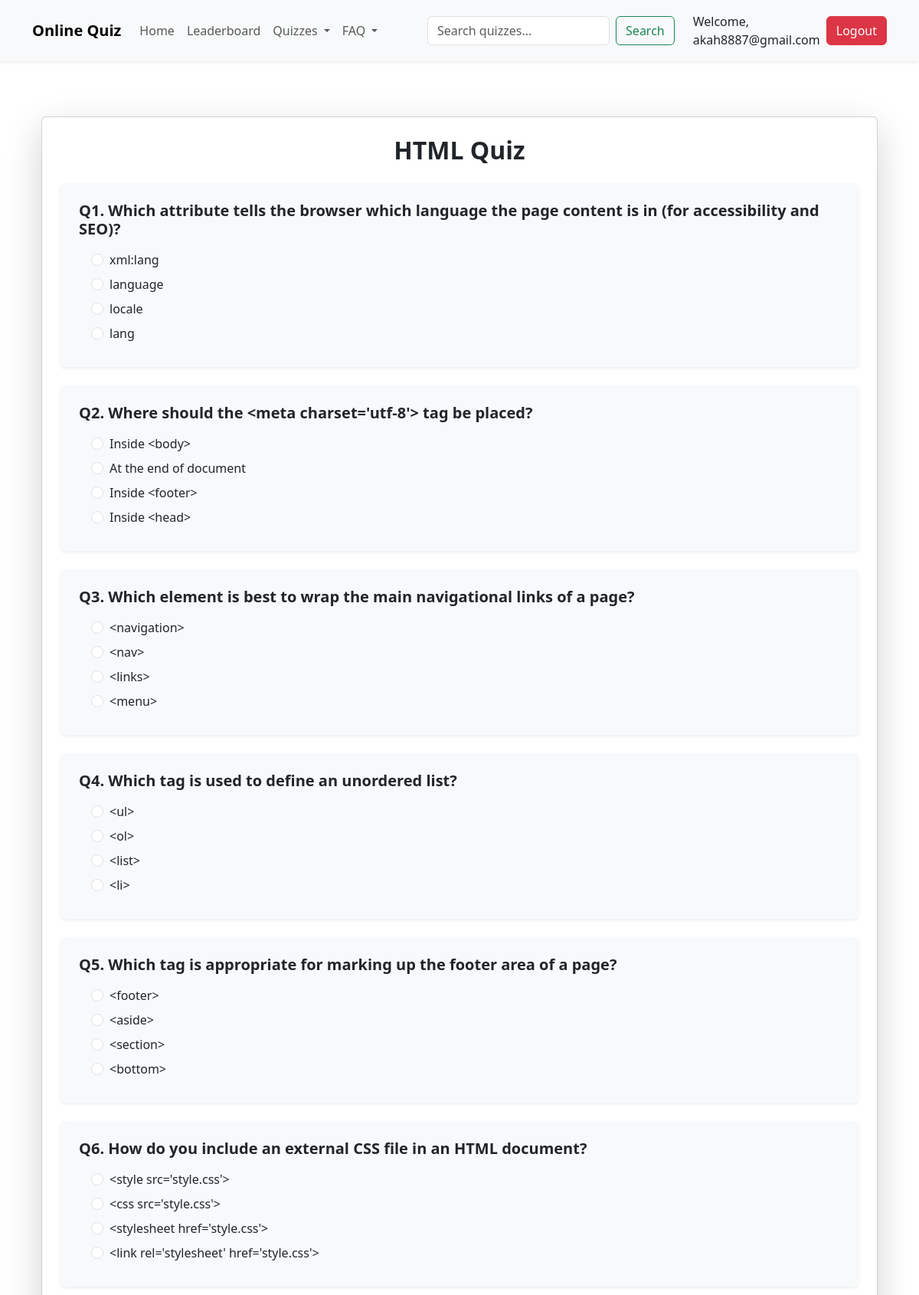
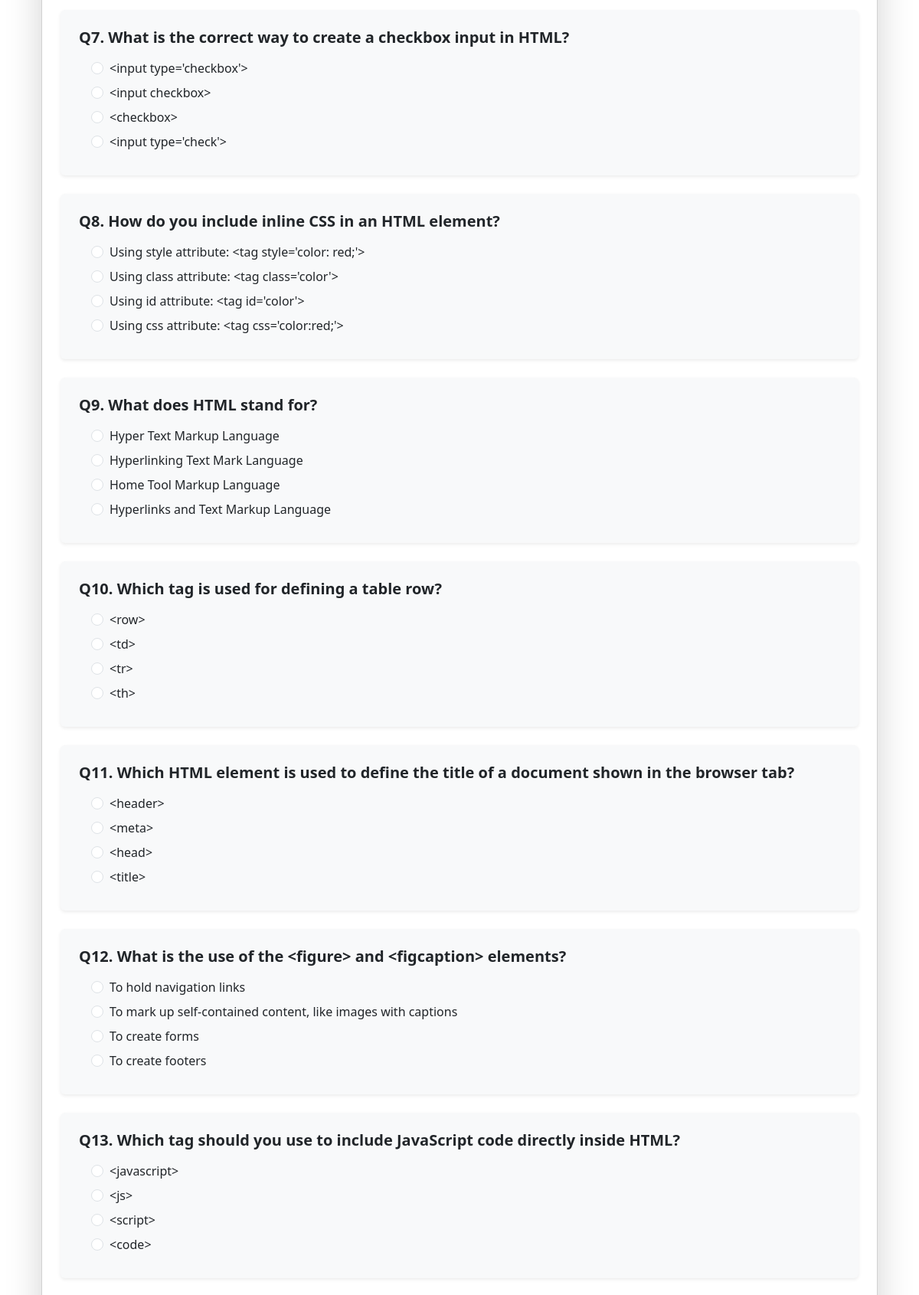
The app's page /quiz/HTML/ (signed in, upper part) with its own data (2 pictures, top to bottom).
### mainapp/models.py (models this page shows, shortened)
class Question(models.Model):
    CATEGORY_CHOICES = [
        ("HTML", "HTML"),
        ("CSS", "CSS"),
        ("JavaScript", "JavaScript"),
        ("Python", "Python"),
        ("Django", "Django"),
        ("React", "React"),
        ("Express", "Express"),
        ("Tailwind", "Tailwind"),
        ("Node.js", "Node.js"),
        ("Angular", "Angular"),
        ("Vue", "Vue"),
        ("Bootstrap", "Bootstrap"),
    ]
    category = models.CharField(max_length=50, choices=CATEGORY_CHOICES)
    text = models.TextField()
    option1 = models.CharField(max_length=255)
    option2 = models.CharField(max_length=255)
    option3 = models.CharField(max_length=255)
    option4 = models.CharField(max_length=255, blank=True, null=True)
    answer = models.CharField(max_length=255)  # store correct option text

### mainapp/views.py (the view, shortened to what this page needs)
# urls.py: path("quiz/<str:category>/", views.quiz_view, name="quiz"),
@login_required(login_url="login")
def quiz_view(request, category):
    print("DEBUG: category =", category)
    print(
        "DEBUG: Tailwind count =", Question.objects.filter(category="Tailwind").count()
    )
    questions = Question.objects.filter(category=category)
    print("DEBUG: questions for", category, "=", questions.count())
    seen = set()
    unique_questions = []
    for q in questions:
        if q.text not in seen:
            unique_questions.append(q)
            seen.add(q.text)
    if not unique_questions:
        from django.contrib import messages
        messages.warning(request, f"No questions found for {category} yet!")
        return redirect("index")
    total = len(unique_questions)
    random.shuffle(unique_questions)
    question_data = []
    for q in unique_questions:
        options = [q.option1, q.option2, q.option3, q.option4]
        random.shuffle(options)
        question_data.append(
            {
                "id": q.id,
                "text": q.text,
                "options": options,
                "answer": q.answer,
            }
        )
    score = None
    return render(
        request,
        "quiz.html",
        {
            "questions": question_data,
            "score": score,
            "total": total,
            "category": category,
        },
    )

### mainapp/context_processors.py (called while the page is built)
def session_settings(request):
    return {
        "settings": {
            "SESSION_COOKIE_AGE": getattr(settings, "SESSION_COOKIE_AGE", 1800),
            "SESSION_TIMEOUT_WARNING": getattr(
                settings, "SESSION_TIMEOUT_WARNING", 300
            ),
        }
    }

### mainapp/templates/quiz.html (shortened to what this page needs)
{% extends 'base.html' %}
{% load static %}
{% block content %}
<div class="container my-5">
    <div class="card shadow-lg p-4">
        <h2 class="text-center fw-bold mb-4">{{ category }} Quiz</h2>
        {% if score is not None %}
        <div class="alert alert-info text-center">
            You scored <strong>{{ score }}</strong> out of <strong>{{ total }}</strong>.
        </div>
        <div class="text-center mb-3">
            <a href="{% url 'index' %}" class="btn btn-secondary me-4">Back to Home</a>
            <a href="{% url 'quiz' category %}" class="btn btn-primary">Retry Quiz</a>
        </div>
        {% if score >= total|add:"-1" %}
        <audio id="celebration-audio" src="{% static '/audio/audio.wav' %}" preload="auto"></audio>
        <script>
            document.addEventListener("DOMContentLoaded", function () {
                // Play audio
                const audio = document.getElementById("celebration-audio");
                audio.play();
                // Fire multiple confetti bursts 🎉
                function fireConfetti() {
                    confetti({
                        particleCount: 320,
                        spread: 100,
                        origin: { y: 0.6 }
                    });
                }
                // Burst 3 times
                fireConfetti();
                setTimeout(fireConfetti, 700);
                setTimeout(fireConfetti, 1400);
            });
        </script>
        {% endif %}
        {% else %}
        <form method="post" class="quiz-form">
            {% for q in questions %}
            <div class="mb-4 p-3 p-md-4 rounded shadow-sm bg-light">
                <h5 class="fw-bold mb-3">Q{{ forloop.counter }}. {{ q.text }}</h5>
                <div class="ms-2 ms-md-3">
                    {% for opt in q.options %}
                    <div class="form-check mb-2">
                        <input type="radio" class="form-check-input" name="q{{ q.id }}" value="{{ opt }}" id="q{{ q.id }}{{ forloop.counter }}">
                        <label class="form-check-label" for="q{{ q.id }}{{ forloop.counter }}">{{ opt }}</label>
                    </div>
                    {% endfor %}
                </div>
            </div>
            {% endfor %}
        </form>
        {% endif %}
    </div>
</div>
{% endblock %}

### mainapp/templates/base.html (shortened to what this page needs)
{% load static %}
</head>
<body data-user-authenticated="{% if user.is_authenticated %}true{% else %}false{% endif %}"
    data-session-timeout="{{ settings.SESSION_COOKIE_AGE|default:1800 }}"
    data-warning-time="{{ settings.SESSION_TIMEOUT_WARNING|default:300 }}">
    <html lang="en">
    <head>
        <link href="https://cdn.jsdelivr.net/npm/bootstrap@5.3.3/dist/css/bootstrap.min.css" rel="stylesheet">
        <link rel="stylesheet" href="{% static 'css/style.css' %}">
        <link rel="stylesheet" href="https://cdnjs.cloudflare.com/ajax/libs/font-awesome/6.5.1/css/all.min.css">
        <link href="https://cdn.jsdelivr.net/npm/bootstrap-icons/font/bootstrap-icons.css" rel="stylesheet">
    </head>
    <body>
        <nav class="navbar navbar-expand-lg bg-body-tertiary shadow-sm">
            <div class="container my-2">
                <a class="navbar-brand fw-bold" href="{% url 'index' %}">Online Quiz</a>
                <div class="collapse navbar-collapse" id="navbarSupportedContent">
                    <ul class="navbar-nav me-auto mb-2 mb-lg-0">
                        <li class="nav-item">
                            <a class="nav-link {% if request.resolver_match.url_name == 'index' %}active{% endif %}"
                                href="{% url 'index' %}">Home</a>
                        </li>
                        <li class="nav-item">
                            <a class="nav-link {% if request.resolver_match.url_name == 'leaderboard' %}active{% endif %}"
                                href="{% url 'leaderboard' %}">Leaderboard</a>
                        </li>
                        <li class="nav-item dropdown">
                            <a class="nav-link dropdown-toggle" href="#" role="button" data-bs-toggle="dropdown"
                                aria-expanded="false">
                                Quizzes
                            </a>
                        </li>
                        <li class="nav-item dropdown">
                            <a class="nav-link dropdown-toggle" href="#" role="button" data-bs-toggle="dropdown"
                                aria-expanded="false">
                                FAQ
                            </a>
                        </li>
                    </ul>
                    <div class="d-none d-lg-flex align-items-center" style="max-width:600px; margin-left: auto;">
                        <form class="d-flex w-100 me-2 mb-0" role="search">
                            <input class="form-control me-2" type="search" placeholder="Search quizzes..."
                                aria-label="Search">
                            <button class="btn btn-outline-success" type="submit">Search</button>
                        </form>
                        {% if user.is_authenticated %}
                        <span class="ms-3">Welcome, {{ user.username }}</span>
                        <a href="{% url 'logout' %}" class="btn btn-danger ms-2">Logout</a>
                        {% else %}
                        <a href="{% url 'login' %}" class="btn btn-primary ms-2">Login</a>
                        {% endif %}
                    </div>
                </div>
            </div>
        </nav>
        <main class="container my-4">
            {% block content %}
            {% endblock %}
        </main>
    </body>
    </html>

### mainapp/static/css/style.css (style rules this page uses)
html, body { height: 100%; margin: 0; display: flex; flex-direction: column; }

### records on screen
Question: text "Which attribute tells the browser which language the page content is in (for accessibility and SEO)?", options "xml:lang" "language" "locale" "lang"
Question: text "Where should the <meta charset='utf-8'> tag be placed?", options "Inside <body>" "At the end of document" "Inside <footer>" "Inside <head>"
Question: text "Which element is best to wrap the main navigational links of a page?", options "<navigation>" "<nav>" "<links>" "<menu>"
Question: text "Which tag is used to define an unordered list?", options "<ul>" "<ol>" "<list>" "<li>"
Question: text "Which tag is appropriate for marking up the footer area of a page?", options "<footer>" "<aside>" "<section>" "<bottom>"
Question: text "How do you include an external CSS file in an HTML document?", options "<style src='style.css'>" "<css src='style.css'>" "<stylesheet href='style.css'>" "<link rel='stylesheet' href='style.css'>"
Question: text "What is the correct way to create a checkbox input in HTML?", options "<input type='checkbox'>" "<input checkbox>" "<checkbox>" "<input type='check'>"
Question: text "How do you include inline CSS in an HTML element?", options "Using style attribute: <tag style='color: red;'>" "Using class attribute: <tag class='color'>" "Using id attribute: <tag id='color'>" "Using css attribute: <tag css='color:red;'>"
Question: text "What does HTML stand for?", options "Hyper Text Markup Language" "Hyperlinking Text Mark Language" "Home Tool Markup Language" "Hyperlinks and Text Markup Language"
Question: text "Which tag is used for defining a table row?", options "<row>" "<td>" "<tr>" "<th>"
Question: text "Which HTML element is used to define the title of a document shown in the browser tab?", options "<header>" "<meta>" "<head>" "<title>"
Question: text "What is the use of the <figure> and <figcaption> elements?", options "To hold navigation links" "To mark up self-contained content, like images with captions" "To create forms" "To create footers"
Question: text "Which tag should you use to include JavaScript code directly inside HTML?", options "<javascript>" "<js>" "<script>" "<code>"

### other values on screen
{{ user.username }} "akah8887@gmail.com"
{{ category }} "HTML"
